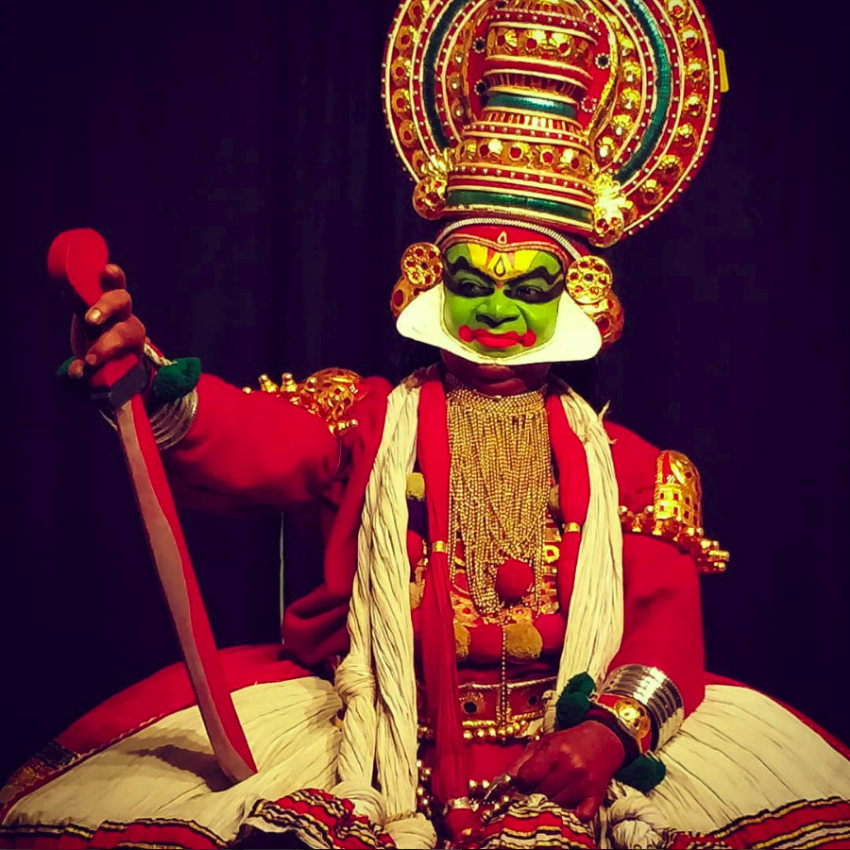
#> input picture image.png, 850 x 850 px
$ python coloredToBw.py
#> lines starting #> are read from the running program, lines starting #| are printed output that depends on the picture
#! /usr/bin/python

from PIL import Image

# Opening input image
img = Image.open('image.png')
#> img is the input picture: PIL image 850x850 RGBA; mean R, G, B, A 99.3, 46, 51.8, 255

# Convert to greyscale image
img = img.convert('LA')
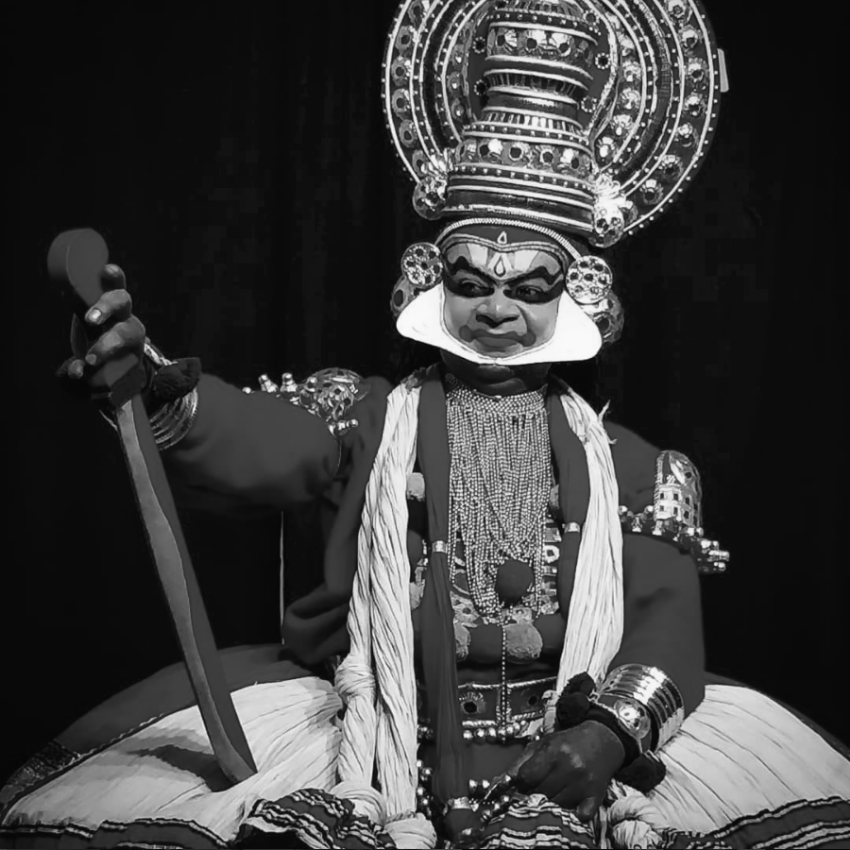
#> img: PIL image 850x850 LA; mean R, G, B, A 62.7, 62.7, 62.7, 255

# To be saved in PGM format
img = img.convert('L')
#> img: PIL image 850x850 L

# Saving the greyscale image
img.save("greyscale.pgm")
